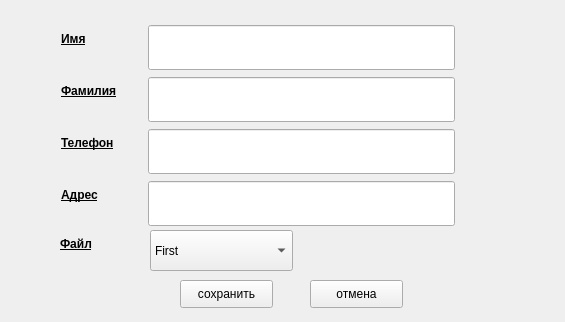
<?xml version="1.0" encoding="UTF-8"?>
<ui version="4.0">
 <class>Form</class>
 <widget class="QWidget" name="Form">
  <property name="geometry">
   <rect>
    <x>0</x>
    <y>0</y>
    <width>565</width>
    <height>322</height>
   </rect>
  </property>
  <property name="windowTitle">
   <string>Form</string>
  </property>
  <widget class="QLineEdit" name="lineEdit_3">
   <property name="geometry">
    <rect>
     <x>148</x>
     <y>129</y>
     <width>307</width>
     <height>45</height>
    </rect>
   </property>
  </widget>
  <widget class="QLabel" name="label_2">
   <property name="geometry">
    <rect>
     <x>61</x>
     <y>77</y>
     <width>80</width>
     <height>28</height>
    </rect>
   </property>
   <property name="font">
    <font>
     <pointsize>9</pointsize>
     <weight>75</weight>
     <italic>false</italic>
     <bold>true</bold>
     <underline>true</underline>
    </font>
   </property>
   <property name="midLineWidth">
    <number>-2</number>
   </property>
   <property name="text">
    <string>Фамилия</string>
   </property>
   <property name="margin">
    <number>5</number>
   </property>
  </widget>
  <widget class="QLabel" name="label_4">
   <property name="geometry">
    <rect>
     <x>61</x>
     <y>181</y>
     <width>57</width>
     <height>28</height>
    </rect>
   </property>
   <property name="font">
    <font>
     <pointsize>9</pointsize>
     <weight>75</weight>
     <italic>false</italic>
     <bold>true</bold>
     <underline>true</underline>
    </font>
   </property>
   <property name="midLineWidth">
    <number>-2</number>
   </property>
   <property name="text">
    <string>Адрес</string>
   </property>
   <property name="margin">
    <number>5</number>
   </property>
  </widget>
  <widget class="QLineEdit" name="lineEdit">
   <property name="geometry">
    <rect>
     <x>148</x>
     <y>25</y>
     <width>307</width>
     <height>45</height>
    </rect>
   </property>
  </widget>
  <widget class="QLineEdit" name="lineEdit_2">
   <property name="geometry">
    <rect>
     <x>148</x>
     <y>77</y>
     <width>307</width>
     <height>45</height>
    </rect>
   </property>
  </widget>
  <widget class="QLabel" name="label">
   <property name="geometry">
    <rect>
     <x>61</x>
     <y>25</y>
     <width>42</width>
     <height>28</height>
    </rect>
   </property>
   <property name="font">
    <font>
     <pointsize>9</pointsize>
     <weight>75</weight>
     <italic>false</italic>
     <bold>true</bold>
     <underline>true</underline>
    </font>
   </property>
   <property name="midLineWidth">
    <number>-2</number>
   </property>
   <property name="text">
    <string>Имя</string>
   </property>
   <property name="margin">
    <number>5</number>
   </property>
  </widget>
  <widget class="QLineEdit" name="lineEdit_4">
   <property name="geometry">
    <rect>
     <x>148</x>
     <y>181</y>
     <width>307</width>
     <height>45</height>
    </rect>
   </property>
  </widget>
  <widget class="QLabel" name="label_3">
   <property name="geometry">
    <rect>
     <x>61</x>
     <y>129</y>
     <width>78</width>
     <height>28</height>
    </rect>
   </property>
   <property name="font">
    <font>
     <pointsize>9</pointsize>
     <weight>75</weight>
     <italic>false</italic>
     <bold>true</bold>
     <underline>true</underline>
    </font>
   </property>
   <property name="midLineWidth">
    <number>-2</number>
   </property>
   <property name="text">
    <string>Телефон</string>
   </property>
   <property name="margin">
    <number>5</number>
   </property>
  </widget>
  <widget class="QPushButton" name="pushButton">
   <property name="geometry">
    <rect>
     <x>180</x>
     <y>280</y>
     <width>93</width>
     <height>28</height>
    </rect>
   </property>
   <property name="font">
    <font>
     <pointsize>9</pointsize>
    </font>
   </property>
   <property name="text">
    <string>сохранить</string>
   </property>
  </widget>
  <widget class="QPushButton" name="pushButton_2">
   <property name="geometry">
    <rect>
     <x>310</x>
     <y>280</y>
     <width>93</width>
     <height>28</height>
    </rect>
   </property>
   <property name="font">
    <font>
     <pointsize>9</pointsize>
    </font>
   </property>
   <property name="text">
    <string>отмена</string>
   </property>
  </widget>
  <widget class="QComboBox" name="comboBox">
   <property name="geometry">
    <rect>
     <x>150</x>
     <y>230</y>
     <width>143</width>
     <height>41</height>
    </rect>
   </property>
   <property name="font">
    <font>
     <pointsize>9</pointsize>
    </font>
   </property>
   <item>
    <property name="text">
     <string>First</string>
    </property>
   </item>
   <item>
    <property name="text">
     <string>Second</string>
    </property>
   </item>
  </widget>
  <widget class="QLabel" name="label_5">
   <property name="geometry">
    <rect>
     <x>60</x>
     <y>230</y>
     <width>57</width>
     <height>28</height>
    </rect>
   </property>
   <property name="font">
    <font>
     <pointsize>9</pointsize>
     <weight>75</weight>
     <italic>false</italic>
     <bold>true</bold>
     <underline>true</underline>
    </font>
   </property>
   <property name="midLineWidth">
    <number>-2</number>
   </property>
   <property name="text">
    <string>Файл</string>
   </property>
   <property name="margin">
    <number>5</number>
   </property>
  </widget>
 </widget>
 <resources/>
 <connections/>
</ui>
